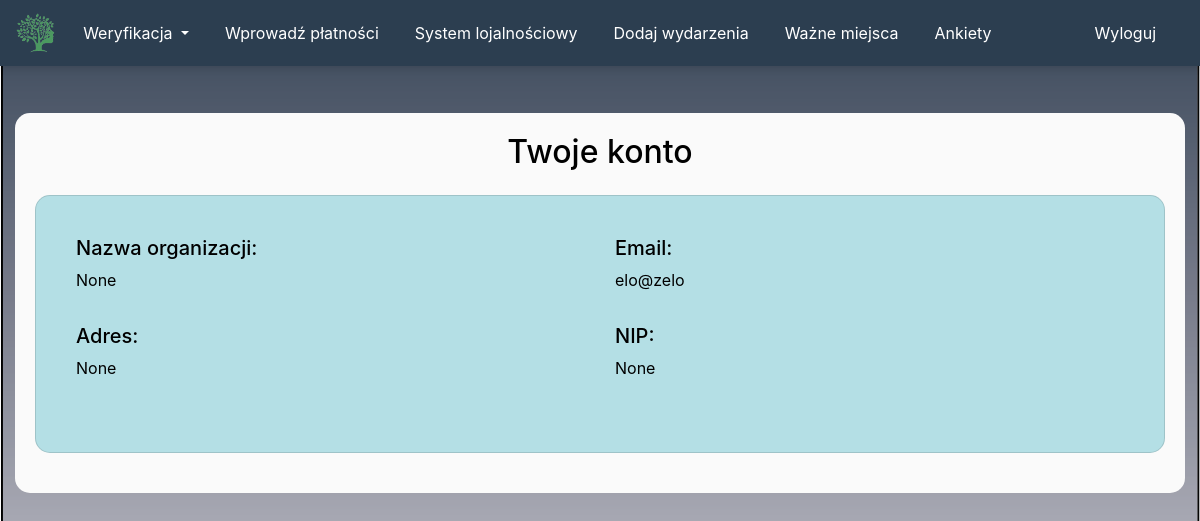
The app's page /user_info (signed in) with its own data.
### website/models.py (models this page shows)
class User(db.Model, UserMixin):
    id = db.Column(db.Integer, primary_key=True)
    email = db.Column(db.String(150), unique=True)
    username = db.Column(db.String(150), unique=True)
    password = db.Column(db.String(150))
    name = db.Column(db.String(150))
    surname = db.Column(db.String(150))
    address = db.Column(db.String(150))
    uid = db.Column(db.Integer, unique=True)
    status = db.Column(db.String(50), default='pending')
    role = db.Column(db.String(50), default='user')
    loyalty_points = db.Column(db.Integer, default=0)
    document_image = db.Column(db.String(150), nullable=True)
    Events = db.relationship('Event')
    Reports = db.relationship('Report')
    payments = db.relationship('Payment', backref='user', lazy=True)
    answers = db.relationship('Answer', backref='user', lazy=True)
    vouchers = db.relationship('Voucher', backref='user', lazy=True)
    friends = db.relationship(
        'User',
        secondary=friends,
        primaryjoin=(friends.c.user_id == id),
        secondaryjoin=(friends.c.friend_id == id),
        backref=db.backref('friend_of', lazy='dynamic'),
        lazy='dynamic'
    )
    invitations = db.relationship(
        'User',
        secondary=invitations,
        primaryjoin=(invitations.c.invitee_id == id),
        secondaryjoin=(invitations.c.inviter_id == id),
        backref=db.backref('invited_by', lazy='dynamic'),
        lazy='dynamic'
    )
    sent = db.relationship(
        'User',
        secondary=sent,
        primaryjoin=(sent.c.sender_id == id),
        secondaryjoin=(sent.c.receiver_id == id),
        backref=db.backref('sent_by', lazy='dynamic'),
        lazy='dynamic'
    )
    blocked = db.relationship(
        'User',
        secondary=blocked,
        primaryjoin=(blocked.c.user_id == id),
        secondaryjoin=(blocked.c.blocked_id == id),
        backref=db.backref('blocked_by', lazy='dynamic'),
        lazy='dynamic'
    )
    y_blocked = db.relationship(
        'User',
        secondary=y_blocked,
        primaryjoin=(y_blocked.c.user_id == id),
        secondaryjoin=(y_blocked.c.blocked_id == id),
        backref=db.backref('y_blocked_by', lazy='dynamic'),
        lazy='dynamic'
    )

### website/views.py (the view)
@views.route('/user_info')
@login_required
def user_info():
    return render_template('user_info.html', user=current_user)

### website/templates/user_info.html (shortened to what this page needs)
{% extends "base.html" %}
{% block content %}
<div class="container custom-container">
 <h2 class="card-title mb-4">Twoje konto</h2>
    <div class="card custom-card">
        <div class="card-body">
            {% if user.role == 'user' %}
                <div class="row mb-3">
                    <div class="col-md-6">
                        <h5 class="fw-bold">Nazwa użytkownika:</h5>
                        <p>{{ user.username }}</p>
                    </div>
                    <div class="col-md-6">
                        <h5 class="fw-bold">Email:</h5>
                        <p>{{ user.email }}</p>
                    </div>
                </div>
                <div class="row mb-3">
                    <div class="col-md-6">
                        <h5 class="fw-bold">Imię:</h5>
                        <p>{{ user.name }}</p>
                    </div>
                    <div class="col-md-6">
                        <h5 class="fw-bold">Nazwisko:</h5>
                        <p>{{ user.surname }}</p>
                    </div>
                </div>
                <div class="row mb-3">
                    <div class="col-md-6">
                        <h5 class="fw-bold">Adres:</h5>
                        <p>{{ user.address }}</p>
                    </div>
                    <div class="col-md-6">
                        <h5 class="fw-bold">Pesel:</h5>
                        <p>{{ user.uid }}</p>
                    </div>
                </div>
                <div class="row mb-4">
                    <div class="col-md-6">
                        <h5 class="fw-bold">Punkty lojalnościowe:</h5>
                        <p>{{ user.loyalty_points }}</p>
                    </div>
                </div>
            {% else %}
                <div class="row mb-3">
                    <div class="col-md-6">
                        <h5 class="fw-bold">Nazwa organizacji:</h5>
                        <p>{{ user.name }}</p>
                    </div>
                    <div class="col-md-6">
                        <h5 class="fw-bold">Email:</h5>
                        <p>{{ user.email }}</p>
                    </div>
                </div>
                <div class="row mb-3">
                    <div class="col-md-6">
                        <h5 class="fw-bold">Adres:</h5>
                        <p>{{ user.address }}</p>
                    </div>
                    <div class="col-md-6">
                        <h5 class="fw-bold">NIP:</h5>
                        <p>{{ user.uid }}</p>
                    </div>
                </div>
            {% endif %}
        </div>
    </div>
</div>
{% endblock %}

### website/templates/user_info.html (style rules this page uses)
h2 { text-align: center; }
.custom-container { background-color: rgb(250,250,250,1); border-radius: 15px; padding: 20px; margin-top: 4%; }
.custom-card { background-color: #b4dfe5;; border-radius: 15px; padding: 20px; margin-bottom: 20px; }
.custom-card h5 { color: #000000; }
.custom-card p { color: #000000; }

### records on screen
User: name "None", email "elo@zelo", address "None", uid "None"
